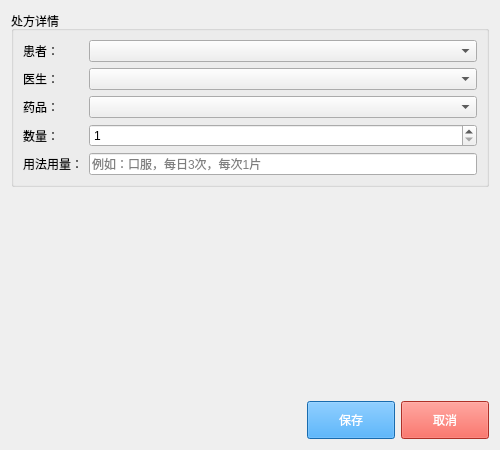
<?xml version="1.0" encoding="UTF-8"?>
<ui version="4.0">
 <class>PrescriptionEditView</class>
 <widget class="QWidget" name="PrescriptionEditView">
  <property name="geometry">
   <rect>
    <x>0</x>
    <y>0</y>
    <width>500</width>
    <height>450</height>
   </rect>
  </property>
  <property name="windowTitle">
   <string>处方信息编辑</string>
  </property>
  <layout class="QVBoxLayout" name="verticalLayout">
   <item>
    <widget class="QGroupBox" name="groupBox">
     <property name="title">
      <string>处方详情</string>
     </property>
     <layout class="QFormLayout" name="formLayout">
      <item row="0" column="0">
       <widget class="QLabel" name="label">
        <property name="text">
         <string>患者：</string>
        </property>
       </widget>
      </item>
      <item row="0" column="1">
       <widget class="QComboBox" name="comboPatient"/>
      </item>
      <item row="1" column="0">
       <widget class="QLabel" name="label_2">
        <property name="text">
         <string>医生：</string>
        </property>
       </widget>
      </item>
      <item row="1" column="1">
       <widget class="QComboBox" name="comboDoctor"/>
      </item>
      <item row="2" column="0">
       <widget class="QLabel" name="label_3">
        <property name="text">
         <string>药品：</string>
        </property>
       </widget>
      </item>
      <item row="2" column="1">
       <widget class="QComboBox" name="comboMedicine"/>
      </item>
      <item row="3" column="0">
       <widget class="QLabel" name="label_4">
        <property name="text">
         <string>数量：</string>
        </property>
       </widget>
      </item>
      <item row="3" column="1">
       <widget class="QSpinBox" name="sbQuantity">
        <property name="minimum">
         <number>1</number>
        </property>
        <property name="maximum">
         <number>999</number>
        </property>
        <property name="value">
         <number>1</number>
        </property>
       </widget>
      </item>
      <item row="4" column="0">
       <widget class="QLabel" name="label_5">
        <property name="text">
         <string>用法用量：</string>
        </property>
       </widget>
      </item>
      <item row="4" column="1">
       <widget class="QLineEdit" name="leDosage">
        <property name="placeholderText">
         <string>例如：口服，每日3次，每次1片</string>
        </property>
       </widget>
      </item>
     </layout>
    </widget>
   </item>
   <item>
    <spacer name="verticalSpacer">
     <property name="orientation">
      <enum>Qt::Vertical</enum>
     </property>
     <property name="sizeHint" stdset="0">
      <size>
       <width>20</width>
       <height>40</height>
      </size>
     </property>
    </spacer>
   </item>
   <item>
    <layout class="QHBoxLayout" name="horizontalLayout">
     <item>
      <spacer name="horizontalSpacer">
       <property name="orientation">
        <enum>Qt::Horizontal</enum>
       </property>
       <property name="sizeHint" stdset="0">
        <size>
         <width>40</width>
         <height>20</height>
        </size>
       </property>
      </spacer>
     </item>
     <item>
      <widget class="QPushButton" name="btSave">
       <property name="text">
        <string>保存</string>
       </property>
       <property name="styleSheet">
        <string notr="true">background-color: #2196F3; color: white; min-width: 80px; min-height: 30px;</string>
       </property>
      </widget>
     </item>
     <item>
      <widget class="QPushButton" name="btCancel">
       <property name="text">
        <string>取消</string>
       </property>
       <property name="styleSheet">
        <string notr="true">background-color: #f44336; color: white; min-width: 80px; min-height: 30px;</string>
       </property>
      </widget>
     </item>
    </layout>
   </item>
  </layout>
 </widget>
 <resources/>
 <connections/>
</ui>
